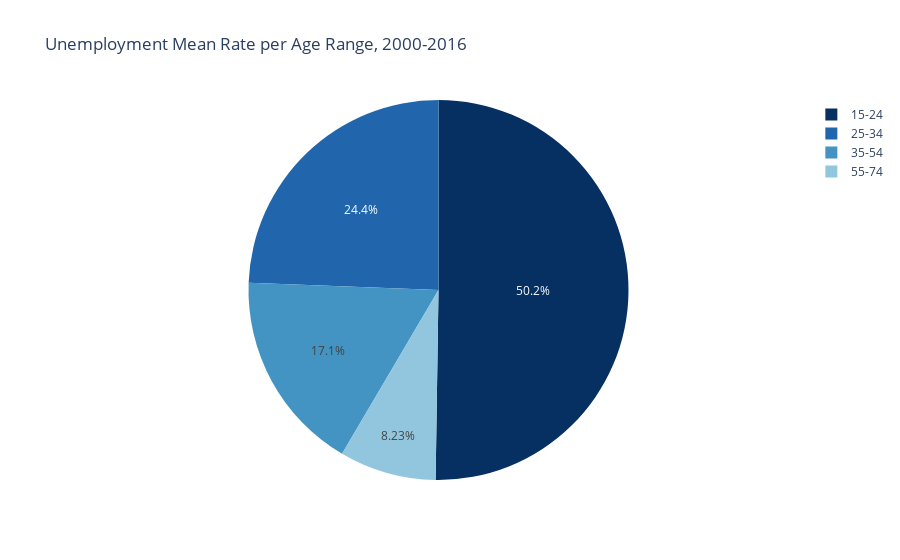

The code cell stored with this chart in its notebook:
### Code cell
fig_ages_unemp = px.pie(unemp_merge_ages, values='unemploy_rate', names=unemp_merge_ages.index, title='Unemployment Mean Rate per Age Range, 2000-2016', color_discrete_sequence=px.colors.sequential.RdBu_r)
fig_ages_unemp.show()
fig_ages_unemp.write_html("..\\reports\\html\\unemp_ages_pie.html")
fig_ages_unemp.write_image("..\\reports\\png\\unemp_ages_pie.png")

### Figure 1 — Plotly figure (JSON) as saved in the notebook; plotly's stock layout.template omitted (floating-point values rounded to 4 significant figures)
{"data": [{"domain": {"x": [0, 1], "y": [0, 1]}, "hovertemplate": "age=%{label}<br>unemploy_rate=%{value}<extra></extra>", "labels": ["15-24", "25-34", "35-54", "55-74"], "legendgroup": "", "name": "", "showlegend": true, "type": "pie", "values": [18.68, 9.07, 6.37, 3.06]}], "layout": {"legend": {"tracegroupgap": 0}, "piecolorway": ["rgb(5,48,97)", "rgb(33,102,172)", "rgb(67,147,195)", "rgb(146,197,222)", "rgb(209,229,240)", "rgb(247,247,247)", "rgb(253,219,199)", "rgb(244,165,130)", "rgb(214,96,77)", "rgb(178,24,43)", "rgb(103,0,31)"], "title": {"text": "Unemployment Mean Rate per Age Range, 2000-2016"}}}
